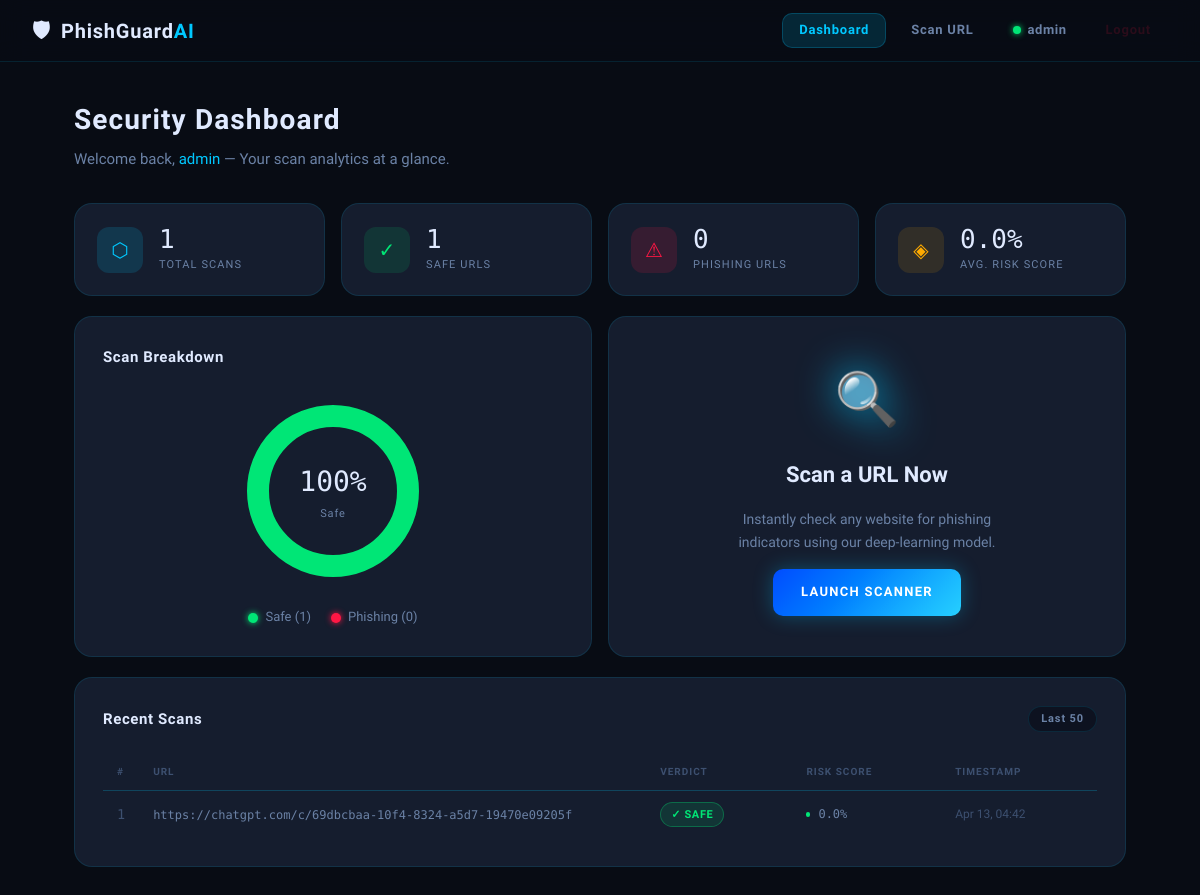
The page /dashboard (signed in) on the database its author committed.
### app.py (models this page shows)
class User(db.Model):
    id        = db.Column(db.Integer, primary_key=True)
    username  = db.Column(db.String(80),  unique=True, nullable=False)
    email     = db.Column(db.String(120), unique=True, nullable=False)
    password  = db.Column(db.String(200), nullable=False)
    created   = db.Column(db.DateTime, default=datetime.utcnow)
    scans     = db.relationship('ScanHistory', backref='user', lazy=True)

class ScanHistory(db.Model):
    id         = db.Column(db.Integer, primary_key=True)
    user_id    = db.Column(db.Integer, db.ForeignKey('user.id'), nullable=False)
    url        = db.Column(db.String(2048), nullable=False)
    result     = db.Column(db.String(20),   nullable=False)   # 'safe' | 'phishing'
    risk_score = db.Column(db.Float,        nullable=False)
    features   = db.Column(db.Text,         nullable=True)
    timestamp  = db.Column(db.DateTime, default=datetime.utcnow)

### app.py (the view)
@app.route('/dashboard')
@login_required
def dashboard():
    user   = User.query.get(session['user_id'])
    scans  = ScanHistory.query.filter_by(user_id=user.id)\
                               .order_by(ScanHistory.timestamp.desc())\
                               .limit(50).all()
    total     = len(scans)
    safe_cnt  = sum(1 for s in scans if s.result == 'safe')
    phish_cnt = total - safe_cnt
    avg_risk  = round(sum(s.risk_score for s in scans) / total, 1) if total else 0
    return render_template('dashboard.html', user=user, scans=scans,
                           total=total, safe_cnt=safe_cnt,
                           phish_cnt=phish_cnt, avg_risk=avg_risk)

### app.py (called while the page is built)
def login_required(f):
    @wraps(f)
    def decorated(*args, **kwargs):
        if 'user_id' not in session:
            return redirect(url_for('login'))
        return f(*args, **kwargs)
    return decorated

### templates/dashboard.html (shortened to what this page needs)
{% extends "base.html" %}
{% block content %}
<main class="page-main">
  <div class="page-header">
    <h1 class="page-title">Security Dashboard</h1>
    <p class="page-sub">Welcome back, <span class="highlight">{{ user.username }}</span> — Your scan analytics at a glance.</p>
  </div>
  <div class="stats-grid">
    <div class="stat-card stat-total">
      <div class="stat-icon">⬡</div>
      <div class="stat-body">
        <div class="stat-value">{{ total }}</div>
        <div class="stat-label">Total Scans</div>
      </div>
    </div>
    <div class="stat-card stat-safe">
      <div class="stat-icon">✓</div>
      <div class="stat-body">
        <div class="stat-value">{{ safe_cnt }}</div>
        <div class="stat-label">Safe URLs</div>
      </div>
    </div>
    <div class="stat-card stat-phish">
      <div class="stat-icon">⚠</div>
      <div class="stat-body">
        <div class="stat-value">{{ phish_cnt }}</div>
        <div class="stat-label">Phishing URLs</div>
      </div>
    </div>
    <div class="stat-card stat-risk">
      <div class="stat-icon">◈</div>
      <div class="stat-body">
        <div class="stat-value">{{ avg_risk }}%</div>
        <div class="stat-label">Avg. Risk Score</div>
      </div>
    </div>
  </div>
  <div class="mid-grid">
    <div class="card chart-card">
      <div class="card-header">
        <span class="card-title">Scan Breakdown</span>
      </div>
      <div class="donut-wrap">
        <canvas id="donutChart" width="200" height="200"></canvas>
        <div class="donut-center">
          {% if total > 0 %}
            <div class="donut-pct">{{ ((safe_cnt/total)*100)|round(0)|int }}%</div>
            <div class="donut-lbl">Safe</div>
          {% else %}
            <div class="donut-pct">—</div>
            <div class="donut-lbl">No scans</div>
          {% endif %}
        </div>
      </div>
      <div class="legend">
        <div class="legend-item"><span class="legend-dot safe-dot"></span> Safe ({{ safe_cnt }})</div>
        <div class="legend-item"><span class="legend-dot phish-dot"></span> Phishing ({{ phish_cnt }})</div>
      </div>
    </div>
    <div class="card cta-card">
      <div class="cta-icon">🔍</div>
      <h2 class="cta-title">Scan a URL Now</h2>
      <p class="cta-desc">Instantly check any website for phishing indicators using our deep-learning model.</p>
      <a href="{{ url_for('checker') }}" class="btn-primary">
        <span class="btn-text">LAUNCH SCANNER</span>
        <span class="btn-glow"></span>
      </a>
    </div>
  </div>
  <div class="card history-card">
    <div class="card-header">
      <span class="card-title">Recent Scans</span>
      <span class="card-badge">Last 50</span>
    </div>
    {% if scans %}
    <div class="table-wrap">
      <table class="scan-table">
        <thead>
          <tr>
            <th>#</th>
            <th>URL</th>
            <th>Verdict</th>
            <th>Risk Score</th>
            <th>Timestamp</th>
          </tr>
        </thead>
        <tbody>
          {% for s in scans %}
          <tr class="scan-row {% if s.result=='phishing' %}row-phish{% else %}row-safe{% endif %}">
            <td class="td-num">{{ loop.index }}</td>
            <td class="td-url">
              <span class="url-text" title="{{ s.url }}">{{ s.url[:60] }}{% if s.url|length > 60 %}…{% endif %}</span>
            </td>
            <td class="td-verdict">
              <span class="badge {% if s.result=='phishing' %}badge-phish{% else %}badge-safe{% endif %}">
                {% if s.result=='phishing' %}⚠ PHISHING{% else %}✓ SAFE{% endif %}
              </span>
            </td>
            <td class="td-risk">
              <div class="risk-bar-wrap">
                <div class="risk-bar" style="width:{{ s.risk_score }}%; background: {% if s.risk_score>60 %}var(--red){% elif s.risk_score>30 %}var(--amber){% else %}var(--green){% endif %}"></div>
                <span class="risk-num">{{ s.risk_score }}%</span>
              </div>
            </td>
            <td class="td-time">{{ s.timestamp.strftime('%b %d, %H:%M') }}</td>
          </tr>
          {% endfor %}
        </tbody>
      </table>
    </div>
    {% else %}
    <div class="empty-state">
      <div class="empty-icon">🔍</div>
      <p>No scans yet. <a href="{{ url_for('checker') }}" class="auth-link">Scan your first URL.</a></p>
    </div>
    {% endif %}
  </div>
</main>
<script>
(function(){
  const safe  = {{ safe_cnt }};
  const phish = {{ phish_cnt }};
  const total = safe + phish;
  const canvas = document.getElementById('donutChart');
  if(!canvas || total === 0) return;
  const ctx = canvas.getContext('2d');
  const cx = 100, cy = 100, r = 75, sw = 22;
  const safeAngle  = (safe/total) * 2 * Math.PI;
  const phishAngle = (phish/total)* 2 * Math.PI;
  function arc(start, end, color){
    ctx.beginPath();
    ctx.arc(cx,cy,r,start,end);
    ctx.strokeStyle = color;
    ctx.lineWidth   = sw;
    ctx.lineCap     = 'butt';
    ctx.stroke();
  }
  ctx.clearRect(0,0,200,200);
  arc(-Math.PI/2, -Math.PI/2 + safeAngle,  '#00e676');
  arc(-Math.PI/2 + safeAngle, -Math.PI/2 + safeAngle + phishAngle, '#ff1744');
  if(total===0){ arc(0, 2*Math.PI, '#2a2a3e'); }
})();
</script>
{% endblock %}

### templates/base.html (shortened to what this page needs)
<!DOCTYPE html>
<html lang="en">
<head>
  <link rel="stylesheet" href="{{ url_for('static', filename='css/style.css') }}"/>
</head>
<body>
{% block navbar %}
<nav class="navbar">
  <div class="nav-brand">
    <div class="brand-icon">🛡</div>
    <span class="brand-name">PhishGuard<span class="brand-ai">AI</span></span>
  </div>
  <div class="nav-links">
    {% if session.get('username') %}
      <a href="{{ url_for('dashboard') }}" class="nav-link {% if request.endpoint=='dashboard' %}active{% endif %}">Dashboard</a>
      <a href="{{ url_for('checker') }}"   class="nav-link {% if request.endpoint=='checker'   %}active{% endif %}">Scan URL</a>
      <div class="nav-user">
        <span class="user-dot"></span>
        <span>{{ session['username'] }}</span>
      </div>
      <a href="{{ url_for('logout') }}" class="nav-link nav-logout">Logout</a>
    {% endif %}
  </div>
</nav>
{% endblock %}
{% block content %}{% endblock %}
</body>
</html>

### rows shown on the page
User: username "admin"
ScanHistory: url "https://chatgpt.com/c/69dbcbaa-10f4-8324-a5d7-19470e09205f", result "✓ SAFE", risk_score "0.0", timestamp "Apr 13, 04:42"

### other values the page prints
{{ total }} "1"
{{ safe_cnt }} "1"
{{ phish_cnt }} "0"
{{ avg_risk }} "0.0"
{{ ((safe_cnt/total)*100)|round(0)|int }} "100"
chart data {{ phish_cnt }} 0
